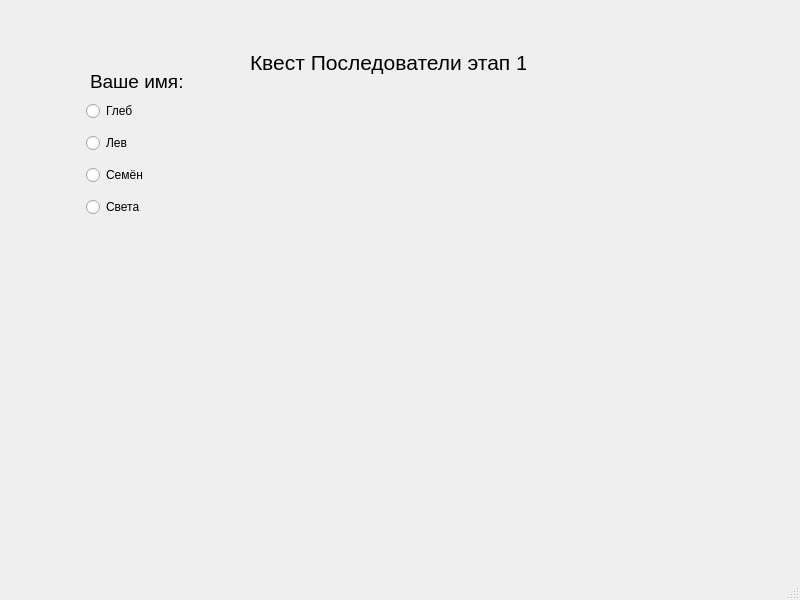
<?xml version="1.0" encoding="UTF-8"?>
<ui version="4.0">
 <class>MainWindow</class>
 <widget class="QMainWindow" name="MainWindow">
  <property name="geometry">
   <rect>
    <x>0</x>
    <y>0</y>
    <width>800</width>
    <height>600</height>
   </rect>
  </property>
  <property name="windowTitle">
   <string>MainWindow</string>
  </property>
  <widget class="QWidget" name="centralwidget">
   <widget class="QLabel" name="title">
    <property name="geometry">
     <rect>
      <x>250</x>
      <y>50</y>
      <width>276</width>
      <height>26</height>
     </rect>
    </property>
    <property name="text">
     <string>&lt;html&gt;&lt;head/&gt;&lt;body&gt;&lt;p align=&quot;center&quot;&gt;&lt;span style=&quot; font-size:16pt;&quot;&gt;Квест Последователи этап 1&lt;/span&gt;&lt;/p&gt;&lt;/body&gt;&lt;/html&gt;</string>
    </property>
   </widget>
   <widget class="QLabel" name="label">
    <property name="geometry">
     <rect>
      <x>90</x>
      <y>70</y>
      <width>92</width>
      <height>23</height>
     </rect>
    </property>
    <property name="text">
     <string>&lt;html&gt;&lt;head/&gt;&lt;body&gt;&lt;p&gt;&lt;span style=&quot; font-size:14pt;&quot;&gt;Ваше имя:&lt;/span&gt;&lt;/p&gt;&lt;/body&gt;&lt;/html&gt;</string>
    </property>
   </widget>
   <widget class="QLabel" name="Picture1">
    <property name="geometry">
     <rect>
      <x>350</x>
      <y>100</y>
      <width>371</width>
      <height>401</height>
     </rect>
    </property>
    <property name="text">
     <string/>
    </property>
    <property name="pixmap">
     <pixmap>../../../ZDlOTCsoK-c.jpg</pixmap>
    </property>
   </widget>
   <widget class="QWidget" name="layoutWidget">
    <property name="geometry">
     <rect>
      <x>86</x>
      <y>95</y>
      <width>81</width>
      <height>131</height>
     </rect>
    </property>
    <layout class="QVBoxLayout" name="verticalLayout">
     <item>
      <widget class="QRadioButton" name="radioButton">
       <property name="text">
        <string>Глеб</string>
       </property>
      </widget>
     </item>
     <item>
      <widget class="QRadioButton" name="radioButton_2">
       <property name="text">
        <string>Лев</string>
       </property>
      </widget>
     </item>
     <item>
      <widget class="QRadioButton" name="radioButton_3">
       <property name="text">
        <string>Семён</string>
       </property>
      </widget>
     </item>
     <item>
      <widget class="QRadioButton" name="radioButton_4">
       <property name="text">
        <string>Света</string>
       </property>
      </widget>
     </item>
    </layout>
   </widget>
  </widget>
  <widget class="QMenuBar" name="menubar">
   <property name="geometry">
    <rect>
     <x>0</x>
     <y>0</y>
     <width>800</width>
     <height>22</height>
    </rect>
   </property>
  </widget>
  <widget class="QStatusBar" name="statusbar"/>
 </widget>
 <resources/>
 <connections/>
</ui>
